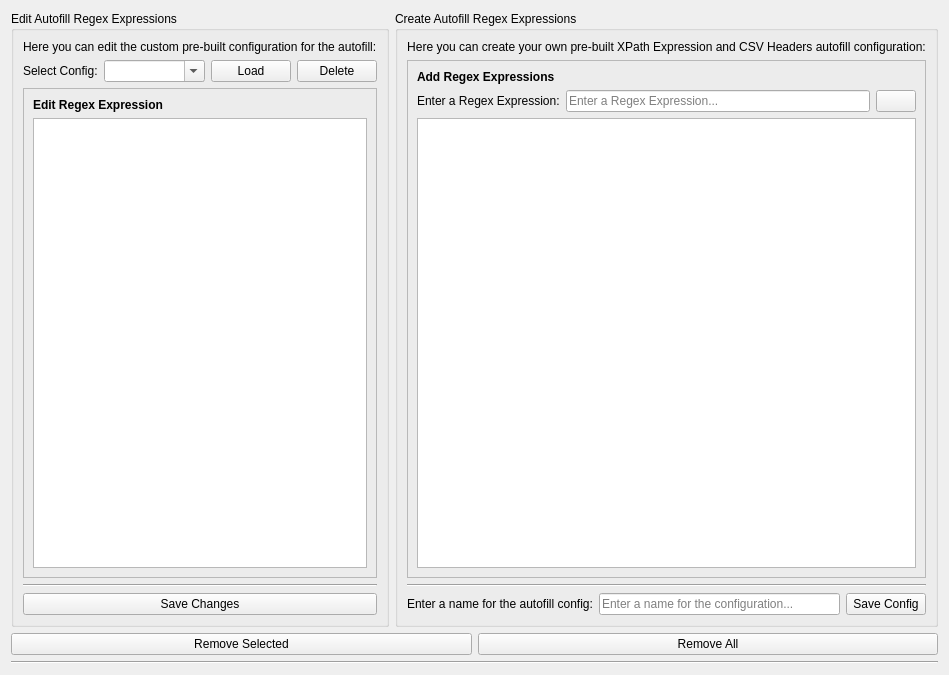
<?xml version="1.0" encoding="UTF-8"?>
<ui version="4.0">
 <class>PreBuiltXPathsManagerWidget</class>
 <widget class="QWidget" name="PreBuiltXPathsManagerWidget">
  <property name="geometry">
   <rect>
    <x>0</x>
    <y>0</y>
    <width>947</width>
    <height>675</height>
   </rect>
  </property>
  <property name="windowTitle">
   <string>Form</string>
  </property>
  <property name="windowIcon">
   <iconset resource="../resources/interface/qrc/LogSearcher_resource.qrc">
    <normaloff>:/images/matcha-latte.png</normaloff>:/images/matcha-latte.png</iconset>
  </property>
  <property name="toolTip">
   <string/>
  </property>
  <layout class="QVBoxLayout" name="verticalLayout">
   <item>
    <layout class="QHBoxLayout" name="MainHorLayout">
     <item>
      <widget class="QGroupBox" name="groupBox_pre_built_xpaths_main">
       <property name="title">
        <string>Edit Autofill Regex Expressions</string>
       </property>
       <layout class="QVBoxLayout" name="verticalLayout_2">
        <item>
         <widget class="QLabel" name="label_9">
          <property name="text">
           <string>Here you can edit the custom pre-built configuration for the autofill:</string>
          </property>
         </widget>
        </item>
        <item>
         <layout class="QHBoxLayout" name="horizontalLayout">
          <item>
           <widget class="QLabel" name="lable_pre_built_xpaths">
            <property name="text">
             <string>Select Config:</string>
            </property>
           </widget>
          </item>
          <item>
           <widget class="QComboBox" name="combobox_xpath_configs">
            <property name="sizePolicy">
             <sizepolicy hsizetype="Expanding" vsizetype="Fixed">
              <horstretch>0</horstretch>
              <verstretch>0</verstretch>
             </sizepolicy>
            </property>
            <property name="editable">
             <bool>true</bool>
            </property>
           </widget>
          </item>
          <item>
           <widget class="QPushButton" name="button_load_config">
            <property name="sizePolicy">
             <sizepolicy hsizetype="Preferred" vsizetype="Fixed">
              <horstretch>0</horstretch>
              <verstretch>0</verstretch>
             </sizepolicy>
            </property>
            <property name="toolTip">
             <string>Load the selected configuration and fill the two listboxes.</string>
            </property>
            <property name="text">
             <string>Load</string>
            </property>
           </widget>
          </item>
          <item>
           <widget class="QPushButton" name="button_delete_config">
            <property name="sizePolicy">
             <sizepolicy hsizetype="Preferred" vsizetype="Fixed">
              <horstretch>0</horstretch>
              <verstretch>0</verstretch>
             </sizepolicy>
            </property>
            <property name="toolTip">
             <string>Deletes the selected configurtion all it's values.</string>
            </property>
            <property name="text">
             <string>Delete</string>
            </property>
           </widget>
          </item>
         </layout>
        </item>
        <item>
         <widget class="QFrame" name="frame_3">
          <property name="frameShape">
           <enum>QFrame::Shape::StyledPanel</enum>
          </property>
          <property name="frameShadow">
           <enum>QFrame::Shadow::Raised</enum>
          </property>
          <layout class="QVBoxLayout" name="verticalLayout_8">
           <item>
            <widget class="QLabel" name="label_7">
             <property name="font">
              <font>
               <bold>true</bold>
              </font>
             </property>
             <property name="text">
              <string>Edit Regex Expression</string>
             </property>
            </widget>
           </item>
           <item>
            <widget class="QListWidget" name="list_widget_edit_xpath_expressions">
             <property name="focusPolicy">
              <enum>Qt::FocusPolicy::ClickFocus</enum>
             </property>
            </widget>
           </item>
          </layout>
         </widget>
        </item>
        <item>
         <widget class="Line" name="line_3">
          <property name="orientation">
           <enum>Qt::Orientation::Horizontal</enum>
          </property>
         </widget>
        </item>
        <item>
         <widget class="QPushButton" name="button_save_changes">
          <property name="sizePolicy">
           <sizepolicy hsizetype="Preferred" vsizetype="Fixed">
            <horstretch>0</horstretch>
            <verstretch>0</verstretch>
           </sizepolicy>
          </property>
          <property name="toolTip">
           <string>Save changes that you made to the two listboxes.</string>
          </property>
          <property name="text">
           <string>Save Changes</string>
          </property>
         </widget>
        </item>
       </layout>
      </widget>
     </item>
     <item>
      <layout class="QVBoxLayout" name="LeftSide"/>
     </item>
     <item>
      <layout class="QVBoxLayout" name="RightSide">
       <item>
        <widget class="QGroupBox" name="groupBox">
         <property name="title">
          <string>Create Autofill Regex Expressions</string>
         </property>
         <layout class="QVBoxLayout" name="verticalLayout_7">
          <item>
           <widget class="QLabel" name="label">
            <property name="text">
             <string>Here you can create your own pre-built XPath Expression and CSV Headers autofill configuration:</string>
            </property>
            <property name="alignment">
             <set>Qt::AlignmentFlag::AlignCenter</set>
            </property>
           </widget>
          </item>
          <item>
           <widget class="QFrame" name="frame">
            <property name="frameShape">
             <enum>QFrame::Shape::StyledPanel</enum>
            </property>
            <property name="frameShadow">
             <enum>QFrame::Shadow::Raised</enum>
            </property>
            <layout class="QVBoxLayout" name="verticalLayout_3">
             <item>
              <widget class="QLabel" name="label_5">
               <property name="font">
                <font>
                 <bold>true</bold>
                </font>
               </property>
               <property name="text">
                <string>Add Regex Expressions</string>
               </property>
               <property name="alignment">
                <set>Qt::AlignmentFlag::AlignLeading|Qt::AlignmentFlag::AlignLeft|Qt::AlignmentFlag::AlignVCenter</set>
               </property>
              </widget>
             </item>
             <item>
              <layout class="QHBoxLayout" name="horizontalLayout_3">
               <item>
                <widget class="QLabel" name="label_2">
                 <property name="text">
                  <string>Enter a Regex Expression:</string>
                 </property>
                </widget>
               </item>
               <item>
                <widget class="QLineEdit" name="line_edit_xpath_expression">
                 <property name="placeholderText">
                  <string>Enter a Regex Expression...</string>
                 </property>
                </widget>
               </item>
               <item>
                <widget class="QPushButton" name="button_add_xpath_to_list">
                 <property name="toolTip">
                  <string>Add entered XPath Expression to it's listbox.</string>
                 </property>
                 <property name="text">
                  <string/>
                 </property>
                 <property name="icon">
                  <iconset theme="QIcon::ThemeIcon::ListAdd"/>
                 </property>
                </widget>
               </item>
              </layout>
             </item>
             <item>
              <widget class="QListWidget" name="list_widget_xpath_expressions">
               <property name="focusPolicy">
                <enum>Qt::FocusPolicy::ClickFocus</enum>
               </property>
              </widget>
             </item>
            </layout>
           </widget>
          </item>
          <item>
           <widget class="Line" name="line_2">
            <property name="orientation">
             <enum>Qt::Orientation::Horizontal</enum>
            </property>
           </widget>
          </item>
          <item>
           <layout class="QHBoxLayout" name="horizontalLayout_5">
            <item>
             <widget class="QLabel" name="label_4">
              <property name="text">
               <string>Enter a name for the autofill config:</string>
              </property>
             </widget>
            </item>
            <item>
             <widget class="QLineEdit" name="line_edit_config_name">
              <property name="placeholderText">
               <string>Enter a name for the configuration...</string>
              </property>
             </widget>
            </item>
            <item>
             <widget class="QPushButton" name="button_save_config">
              <property name="sizePolicy">
               <sizepolicy hsizetype="Preferred" vsizetype="Fixed">
                <horstretch>0</horstretch>
                <verstretch>0</verstretch>
               </sizepolicy>
              </property>
              <property name="toolTip">
               <string>Save your configurtion with all items that are in the two listboxes.</string>
              </property>
              <property name="text">
               <string>Save Config</string>
              </property>
             </widget>
            </item>
           </layout>
          </item>
         </layout>
        </widget>
       </item>
      </layout>
     </item>
    </layout>
   </item>
   <item>
    <layout class="QHBoxLayout" name="horizontalLayout_2">
     <item>
      <widget class="QPushButton" name="button_remove_selected">
       <property name="toolTip">
        <string>Removes the currently selected item in the focused listbox.</string>
       </property>
       <property name="text">
        <string>Remove Selected</string>
       </property>
      </widget>
     </item>
     <item>
      <widget class="QPushButton" name="button_remove_all">
       <property name="toolTip">
        <string>Removes all items in the focused listbox.</string>
       </property>
       <property name="text">
        <string>Remove All</string>
       </property>
      </widget>
     </item>
    </layout>
   </item>
   <item>
    <widget class="Line" name="line">
     <property name="orientation">
      <enum>Qt::Orientation::Horizontal</enum>
     </property>
    </widget>
   </item>
  </layout>
 </widget>
 <resources>
  <include location="../resources/interface/qrc/LogSearcher_resource.qrc"/>
 </resources>
 <connections/>
</ui>
